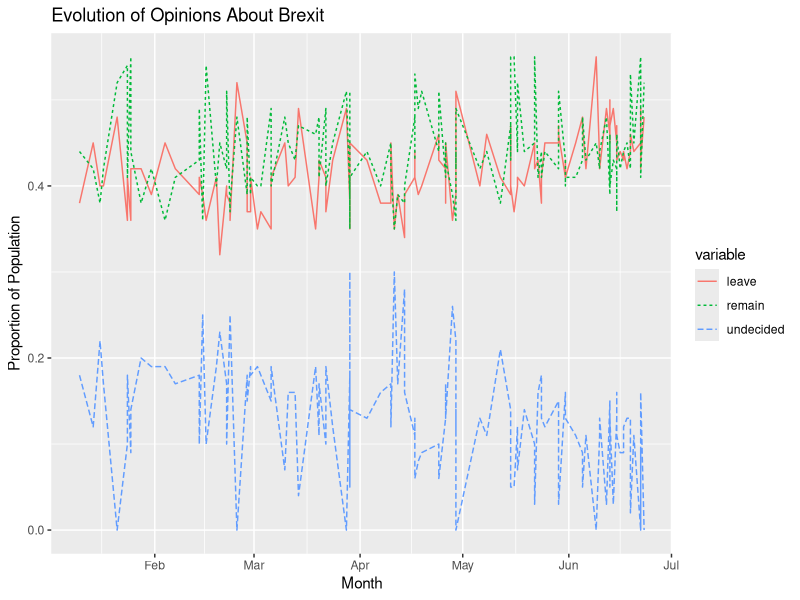
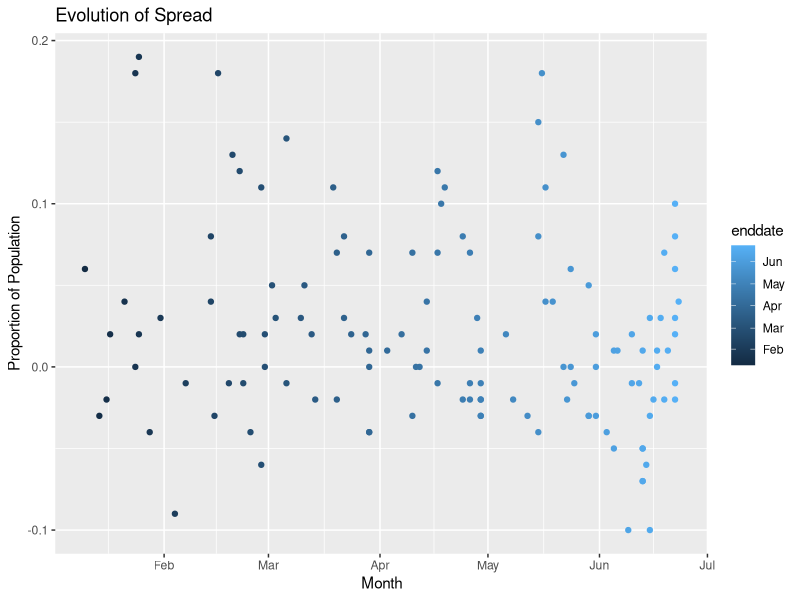
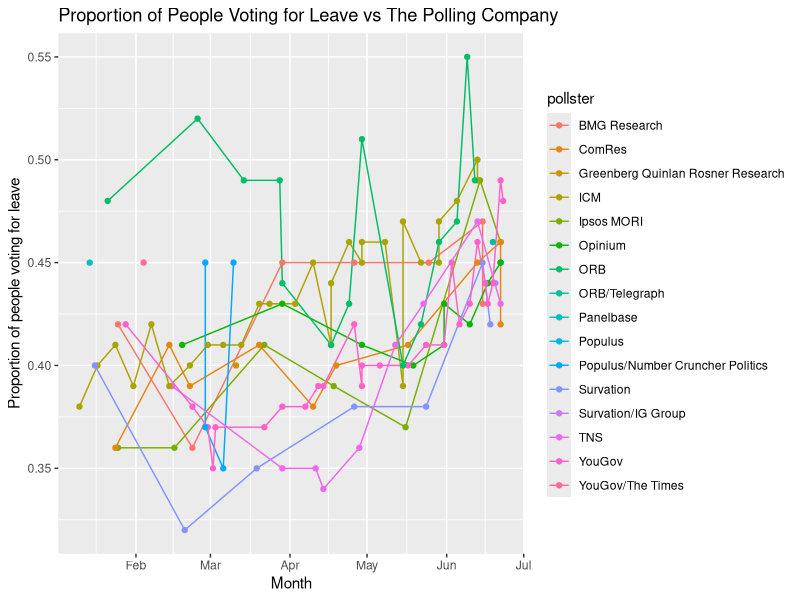
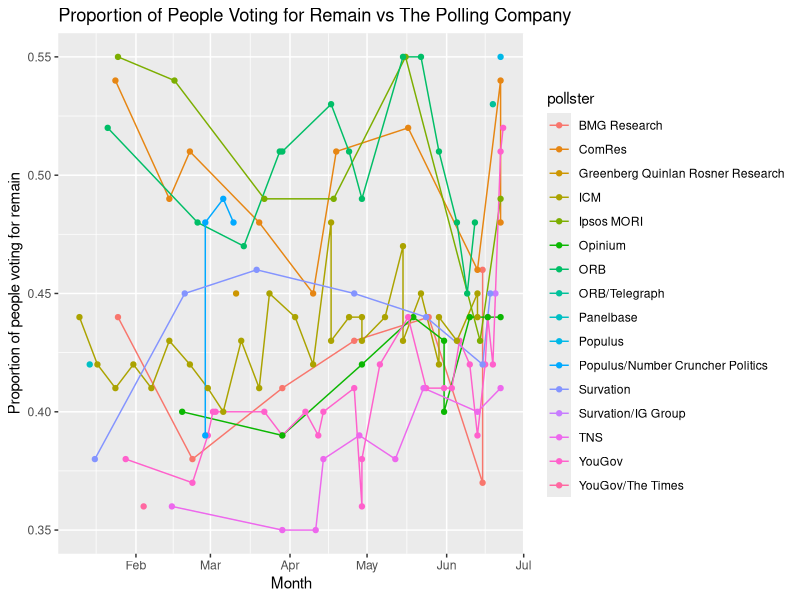
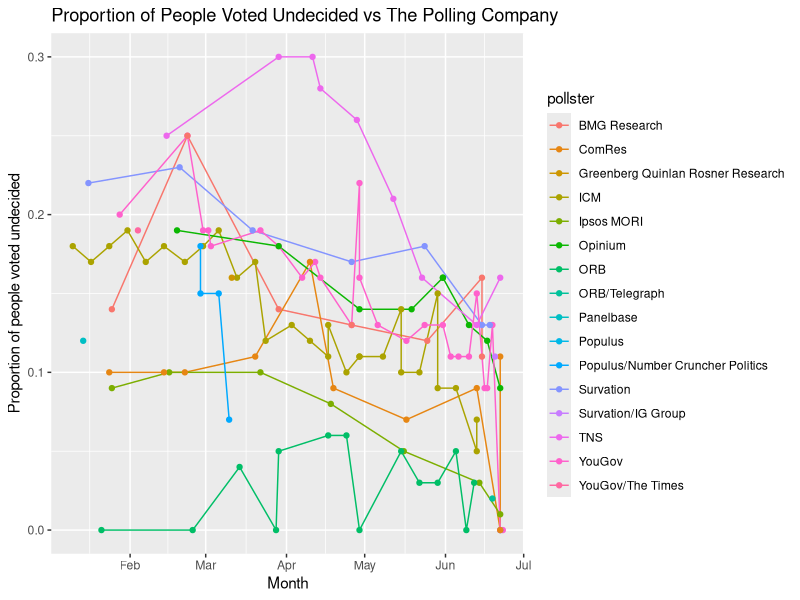
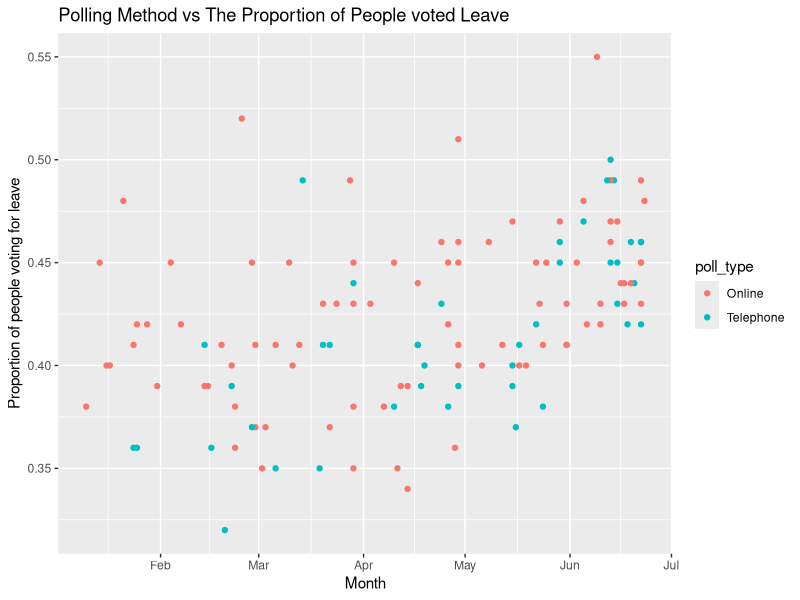
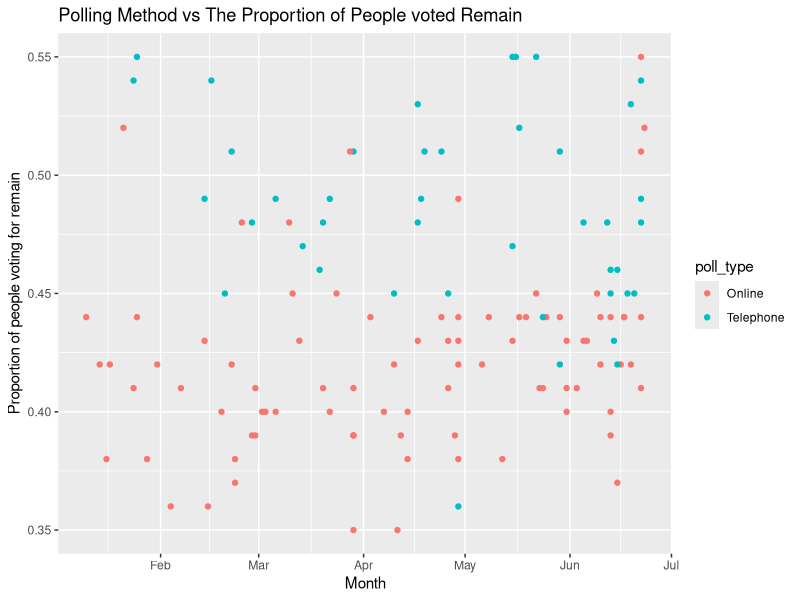
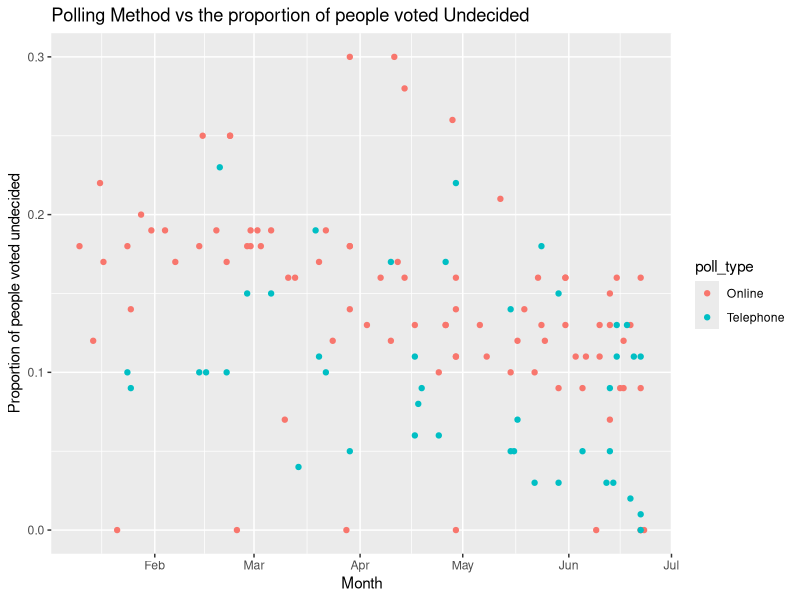

The R script that drew these images, in order:
#### Brexit Exit Polls ####
# Tony Hung # 

# LEGEND #
# is a comment
## means sub-section
#### means a new section

# We are using a 1% significance level throughout this whole project

# Load required packages and set up data for analysis
# install.packages("dslabs")
# install.packages("viridis") 
# install.packages("tidyverse")

library("viridis")
require(ggplot2)
require("tidyverse")
require(dslabs)
df <- brexit_polls
?brexit_polls

# This dataset includes the poll outcomes for 127 polls from Janaury 2016 to the referendum date on June 23, 2016.
# This project aims to do basic data exploration for this dataset, with basic statistics, graphs, and statistical inference methods.
# The Brexit Referendum asked the citizens of the UK if the UK should remain in the European Union or not.

#### 1. Descriptive Statistics ####
summary(df)
# In this dataset, we have four categorical variables, and five numerical variables. There are no missing values in this dataset.
# The first start date of the poll is on the 8th January 2016 and the last start date of the poll is on the 23rd June 2016. On average, the start date of the poll is on the 16th April 2016.
# The first end date of the poll is on the 10th January 2016 and the last end date of the poll is on the 23rd of June 2016. On average the end date of the poll rests on the 18th April 2016.
# There are many different pollsters which conducted this survey. The most was from ICM, then YouGov. 
# 85 polls were online polls and 42 polls were telephone polls in this survey.
# There are various sample sizes within each poll. The smallest sample size was 497 and the biggest sample size was 4772. On average, the sample size was 1694.
# On average, 44.00% of the people said that they would like to remain in the EU.
# On average, 42.23% of the people said that they would like to leave the EU.
# On average, 12.65% of the people said that they are undecided about this issue.
# On average, the spread of this poll is 2%. This means that there are 2% more people who would like to remain in the EU than leave the EU.

#### 2. How many people (respondents) responded per category?####

sum(df$undecided*df$samplesize)/127 
# The total number of undecided respondents divided by 127 polls. On average there are 210.93 undecided respondants per poll.
sum(df$leave*df$samplesize)/127
# On average, there are 723.49 people who voted for leave per poll.
sum(df$remain*df$samplesize)/127 
# On average, there are 742.23 people who voted for remain per poll.

# Thus we can summarize that the polls predicted there will be more people voted for remain than leave.

#### 3. Exit Day: 23rd June 2016 ####
# If we specifically look at the exit polls conducted by YouGov on the 23rd June 2016, the polls showed that 52% of the people surveyed voted for remain and 48% of the people surveyed voted for leave. In contrast to the real results of the referendum, 51.9% of the people voted for leave and 48.1% of the people voted for remain. This showed that there is a misspecification with the people surveyed on the day of the referendum.

#### 4. Evolution of Voters ####

ed <- df %>%
  select(enddate, leave, remain, undecided) %>%
  gather(key = "variable", value = "value", -enddate)
head(ed)

ggplot(ed, aes(x = enddate, y = value)) + 
  geom_line(aes(color = variable, linetype = variable)) +
  ggtitle("Evolution of Opinions About Brexit") + 
  xlab("Month") +
  ylab("Proportion of Population")

# From the graph produced, it is hard to say about the general trend of voters. However, we can see that towards the end of the poll (June), the concentration of voters voting leave is much more concentrated in comparison to the other months. We can say that there is some linear positive relationship between leave and the end dateof the polls. However, from mid-April to the end of June, we can see a clear positive relationship between the two variables.
# We can also see that the undecided population fluctuates a lot, starting in January until mid-May. It is also interesting to see that although the undecided corresponds to the leave and remain variables, but the fluctuation get heavier with the leave population. This is particularly evident at the beginning of June. 

ggplot(df, aes(x = enddate, y = spread)) +
  geom_point(aes(color = enddate)) +
  ggtitle("Evolution of Spread") + 
  xlab("Month") +
  ylab("Proportion of Population")

# This graph shows the spread of the population, for the 6 months before the referendum happened. The spread is calculated as the difference between remain and leave. This shows exactly how much more people would like to leave or remain with each poll. If the variable is positive, it means that more people would like to remain in the EU than leave. If the variable is negative, it means that there are more people would like to leave the EU than reamin in the EU. 

#### 5. Is there a correlation between remain, leave and undecided? ####
cor(df$leave,df$remain)
# The Pearson correlation coefficient is 0.18 which is very low, thus the correlation is rather negligible.
cor(df$leave,df$undecided)
# The Pearson correlation coefficient is -0.69 which is rather high.
cor(df$remain,df$undecided)
# The Pearson correlation coefficient is -0.78 which is rather high. 

# The above correlation coefficients further proves our suspicion from the graph, where we saw that there is some movement between undecided and leave and undecided and remain. This shows that the opinions of of the poeple surveyed are highly volatile and is subject to change.

#### 6. Different opinoins vs pollster #### 

ggplot(df, aes(x=enddate, y=leave, group=pollster, color = pollster)) +
  geom_line() + 
  geom_point() + 
  xlab("Month") + 
  ylab("Proportion of people voting for leave") + 
  ggtitle("Proportion of People Voting for Leave vs The Polling Company")

ggplot(df, aes(x=enddate, y=remain, group=pollster, color = pollster)) +
  geom_line() + 
  geom_point() + 
  xlab("Month") + 
  ylab("Proportion of people voting for remain") + 
  ggtitle("Proportion of People Voting for Remain vs The Polling Company")

ggplot(df, aes(x=enddate, y=undecided, group=pollster, color = pollster)) +
  geom_line() + 
  geom_point() + 
  xlab("Month") + 
  ylab("Proportion of people voted undecided") + 
  ggtitle("Proportion of People Voted Undecided vs The Polling Company")

# As we can see from the graphs above, some of pollsters revealed to be in a constant high or low with certain opinions. For example, Opinium has a consistently high proportion of people voting for leave. Likewise, TNS has a consistenly high proportion of people who voted undecided in their polls. 

#### 7. What is the average percentage of opinions by pollster? ####

aggregate(df$leave, by = list(Category=df$pollster), FUN = mean)
aggregate(df$undecided, by = list(Category=df$pollster), FUN = mean)
aggregate(df$remain, by = list(Category=df$pollster), FUN = mean)

# From these aggregations, we can see the average percentage of different opinions of voters by each survey company. The ORB surveys produced the highest proportion of people voted for leave. The TNS surveys produced the highest proportion of people voted for undecided. The Populus surveys produced the highest proportion of people voted for undecided.

#### 8. Different opinoins vs poll type #### 

ggplot(df, aes(x = enddate, y = leave)) + 
  geom_point(aes(color = poll_type)) + 
  xlab("Month") + 
  ylab("Proportion of people voting for leave") + 
  ggtitle("Polling Method vs The Proportion of People voted Leave") 

ggplot(df, aes(x = enddate, y = remain)) + 
  geom_point(aes(color = poll_type))  + 
  xlab("Month") + 
  ylab("Proportion of people voting for remain") + 
  ggtitle("Polling Method vs The Proportion of People voted Remain")

ggplot(df, aes(x = enddate, y = undecided)) + 
  geom_point(aes(color = poll_type))  + 
  xlab("Month") + 
  ylab("Proportion of people voted undecided") + 
  ggtitle("Polling Method vs the proportion of people voted Undecided")

# As we can see from the the three graphs above, there seems to be a difference in the opinions between the two polling methods. Polls conducted online seems to have a lower percentage of people who voted remain in comparison to people who were surveyed through the telephone. There seems to be a higher proportion of people who voted for undecided with the web method than through the telephone. However, with people who voted for leave, it seems to be a mix result between the two polling methods.

## Spread of poll opinions
ggplot(df, aes(enddate, spread, color = poll_type)) +
  geom_hline(aes(yintercept = mean(df$spread), color = "Average Spread")) +
  geom_smooth(method = "loess", span = 0.4) +
  geom_point() + ylab("Spread between Remain and Leave") + xlab("End Date") +
  ggtitle("Spread vs Poll Type")

# This graph shows the dispersion of the spread between poll types throughout the months. As we can see, the spread between the two polling types are quite distinct. Generally, the online polls would have a negative spread and the telephone polls generally have a positive spread. This means that there are more people who voted for remain in the telephone surveys and more people whoe voted for leave in the online surveys. At the beginning of June 2016, both polling methods are negative, which means that in both polling methods, it indicated that there are more people voting for leave than remain. 

#### 9. What is the average percentage of opinions by poll type? ####

aggregate(df$leave, by = list(Category=df$poll_type), FUN = mean)
aggregate(df$undecided, by = list(Category=df$poll_type), FUN = mean)
aggregate(df$remain, by = list(Category=df$poll_type), FUN = mean)

# The above aggregations corresponds to the graphs in section 8 where we could see visually a difference between the polling methods. The above calculated the average proportion in each variable, by poll type.

#### 10. Correlation between variables ####

cor(df$samplesize, df$leave)
# There is a relationship between sample size and the proportion of respondents voting leave. The Pearson correlation value is 0.24, which means that there is a slight positive relationship between the two variables. This should not be a concern because the sample size is rather small.
cor(df$samplesize, df$remain)
# The Pearson correlation is -0.19, which means that there is a slight negative relationship between the two variables.
cor(df$samplesize, df$undecided)
# The Pearson correlation is -0.06, which means that there is almost no relationship between the two variables.

#### 11. Is there a difference in porpotion between poll types? ####

## Boxplots
ggplot(df, aes(x = poll_type, y = remain, fill=poll_type)) + 
  geom_boxplot() + ylab("Proportion of People Voting Remain") + xlab("Poll Type") +
  ggtitle("People Voting Remain by Poll Type")
# On average, people who did their poll on the telephone has a higher proportion of remaining than poeple who did the online poll.
ggplot(df, aes(x = poll_type, y = undecided, fill=poll_type)) + 
  geom_boxplot() + ylab("Proportion of People Voting Undecided") + xlab("Poll Type") +
  ggtitle("People Voting Undecided by Poll Type")
# On average, people online have a higher proportion of being undecided about Brexit than people who did their poll through the telephone.
ggplot(df, aes(x = poll_type, y = leave, fill=poll_type)) + 
  geom_boxplot()+ ylab("Proportion of People Voting Leave") + xlab("Poll Type") +
  ggtitle("People Voting Leave by Poll Type")
# On average, there are almost no difference between people who did their poll online or through the phone

## Normality checks with histograms
# Formatting omitted since it's purely to check the normality before doing the t-test of two proportions
ggplot(df, aes(remain)) + scale_fill_brewer(palette = "Spectral") + 
  geom_histogram(aes(fill=poll_type))
ggplot(df, aes(undecided)) + scale_fill_brewer(palette = "Spectral") + 
  geom_histogram(aes(fill=poll_type))
ggplot(df, aes(leave)) + scale_fill_brewer(palette = "Spectral") + 
  geom_histogram(aes(fill=poll_type))
ggplot(df, aes(remain)) + 
  geom_histogram(aes(fill=pollster))
ggplot(df, aes(undecided)) + scale_fill_brewer(palette = "Spectral") + 
  geom_histogram(aes(fill=poll_type))
ggplot(df, aes(leave)) + scale_fill_brewer(palette = "Spectral") + 
  geom_histogram(aes(fill=poll_type))
# All seems to be ok, not exactly normal. Also, since the sample size is bigger or equal to 30, thus it should converge to normal, thus normality is assumed.

## Further normality tests
shapiro.test(df$remain)
shapiro.test(df$leave)
shapiro.test(df$undecided)
# From the Shapiro-Wilk tests, the remain variable violates the normality assumption, because it rejected HO. However, the two-sample t-test will still be carried out. 

## Two-Sample t test
ttest1 <- df %>%
  filter(poll_type == "Online" | poll_type == "Telephone") %>%
  select(poll_type, remain, leave, undecided)
t.test(remain ~ poll_type, data = ttest1)
# HO: There is no difference between the means in remain of the two polling types.
# HA: There is a difference between the means in remain of the two polling types.
# Because the p-value is less than 0.01, thus we reject HO and accept HA and state that there is a difference between the means in remain of the two polling types.
t.test(leave ~ poll_type, data = ttest1)
# HO: There is no difference between the means in leave of the two polling types.
# HA: There is a difference between the means in leave of the two polling types.
# Because the p-value is bigger than 0.01, thus we fail to reject HO and stat that there is no difference between the two polling types.
t.test(undecided ~ poll_type, data = ttest1)
# HO: There is no difference between the means in undecided of the two polling types.
# HA: There is a difference between the means in undecided of the two polling types.
# Because the p-value is less than 0.01, thus we reject HO and accept HA and state that there is a difference between the means in undecided of the two polling types.

# Just to be sure, I've run the non-paramteric version of the test for the remain variable, because normality was not met. 
kruskal.test(remain ~ poll_type, data = ttest1)
# HO: There is no difference between the means in remain of the two polling types.
# HA: There is a difference between the means in remain of the two polling types.
# Because the p-value is less than 0.01, thus we reject HO and accept HA and state that there is a difference between the means in remain of the two polling types.
# Thus this reconfirms the results from the two sample t-test.

#### 12. Conclusion ####

# This project has mainly explored the elementary data analysis of the different polls conducted 6 months before the Brexit Referendum (including the exit poll). The data has revealed that although with extensive surveys and polling, the polls could not capture the true population parameter and thus failed to predict the results of the referendum. There are only four instances in this dataset where the polls indicated that the UK will leave the EU (if we do not count the undecided). In these four instances, three out of the four polls were conducted by ORB, and all has a high sample size. In this project, I have used summative statistics, graphs, and statistical inference to explore, probe, and analyze, this dataset.

# However, this is not the end for this data exploration exercise. Further questions are raised from these explorations. For example, why is there a dip in both polling types when we are looking at the spread variable? Why are some polling companies consistently scoring high in on of the three main variables? These questions requires further thought and research in order answer it in its entirety. I feel that for further explorations, cluster and factor analysis could be used to group the pollsters. One technique such as the dendrogram would be particularly useful for this. Another idea for further analysis would be that all statistical analysis performed are done with weights, where we use the sameplsize variable as weights to give some polls more credit than others. 
